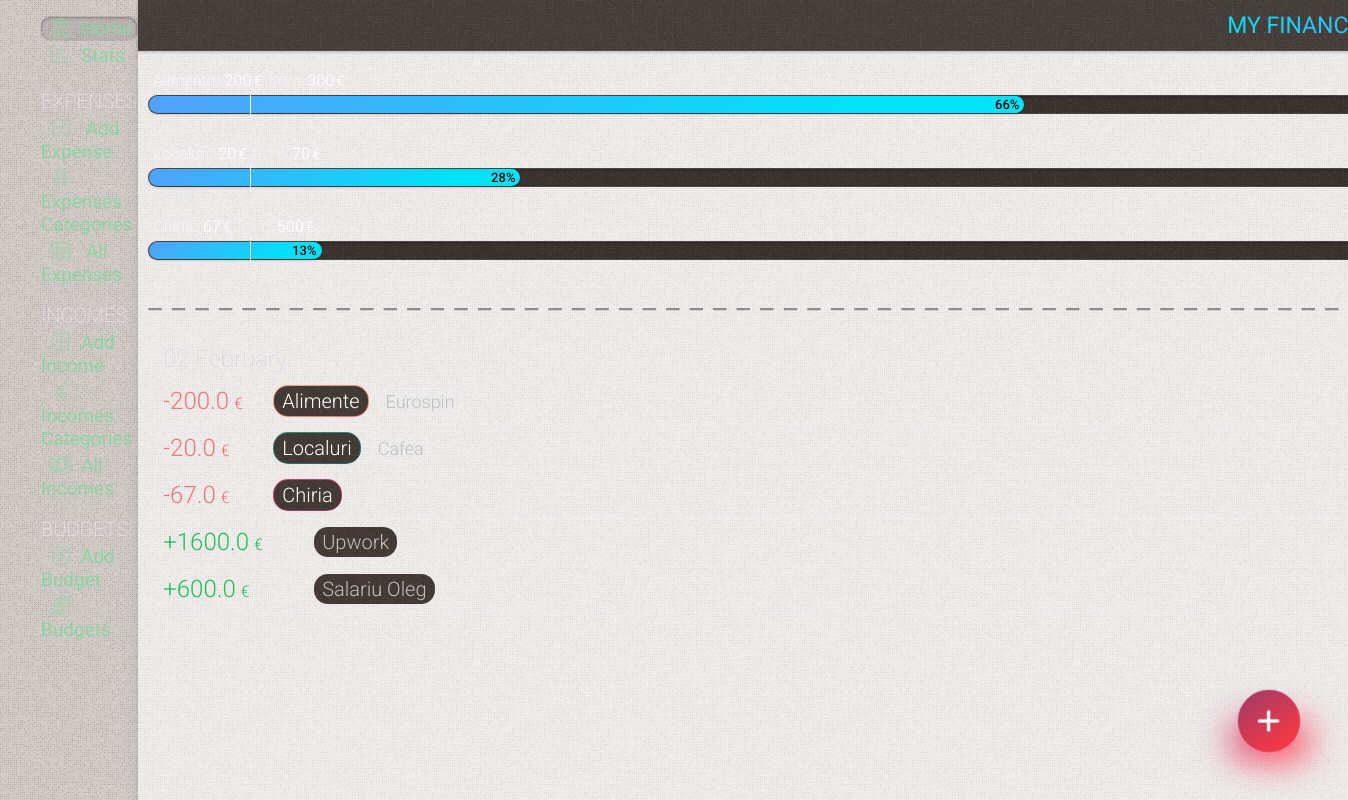
The page / on the database its author committed.
### tables this page shows
CREATE TABLE budget
(
    id       INTEGER PRIMARY KEY AUTOINCREMENT,
    amount   REAL    NOT NULL,
    category INTEGER NOT NULL

);

CREATE TABLE expenses
(
    id          INTEGER PRIMARY KEY AUTOINCREMENT,
    date        TIMESTAMP NOT NULL DEFAULT CURRENT_TIMESTAMP,
    sum         REAL      NOT NULL,
    category    INTEGER   NOT NULL,
    subcategory INTEGER   NOT NULL,
    comment     TEXT

);

CREATE TABLE categories
(
    id    INTEGER PRIMARY KEY AUTOINCREMENT,
    name  TEXT NOT NULL,
    color TEXT,
    state TEXT DEFAULT false
);

CREATE TABLE subcategories
(
    id          INTEGER PRIMARY KEY AUTOINCREMENT,
    name        TEXT    NOT NULL,
    category_id INTEGER NOT NULL,
    state       TEXT DEFAULT false

);

### app.py (the view)
@app.route('/')
def index():
    conn = get_db_connection()
    this_month_transactions = conn.execute(
        "SELECT expenses.id, "
        "strftime('%Y', date) as year, "
        "strftime('%m', date) as month, "
        "strftime('%d', date) as day, "
        "categories.name as category, "
        "categories.color as color, "
        "subcategories.name as subcategory, "
        "sum, "
        "comment "
        "FROM expenses "
        "LEFT JOIN categories on categories.id = expenses.category "
        "LEFT JOIN subcategories on subcategories.id = expenses.subcategory "
        "WHERE strftime('%Y', date) = strftime('%Y', date('now')) AND strftime('%m', date) = strftime('%m', date('now')) "

        "UNION ALL "
        "SELECT incomes.id, "
        "strftime('%Y', date) as year, "
        "strftime('%m', date) as month, "
        "strftime('%d', date) as day, "
        "categories_income.name as category, "
        "NULL as color, "
        "NULL as subcategory, "
        "amount, "
        "comment "
        "FROM incomes "
        "LEFT JOIN categories_income on categories_income.id = incomes.category "
        # "LEFT JOIN subcategories on subcategories.id = incomes.subcategory "
        "WHERE strftime('%Y', date) = strftime('%Y', date('now')) AND strftime('%m', date) = strftime('%m', date('now')) "
        "ORDER BY day DESC "
    ).fetchall()
    sum_months = conn.execute(
        "SELECT "
        "sum, strftime('%m', date) as month, strftime('%Y', date) as year "
        "FROM expenses "
    ).fetchall()
    sum_months_income = conn.execute(
        "SELECT "
        "amount, strftime('%m', date) as month, strftime('%Y', date) as year "
        "FROM incomes "
    ).fetchall()
    budgets = conn.execute(
        "SELECT SUM(sum) as su, "
        "categories.name as categor, "
        "budget.amount as amount "
        "FROM  expenses "
        "LEFT JOIN categories on categories.id = expenses.category "
        "LEFT JOIN budget on categories.id = budget.category "
        "WHERE strftime('%m.%Y', date) = strftime('%m.%Y','now') "
        "GROUP BY expenses.category "
        "LIMIT 5"
    ).fetchall()
    this_year = datetime.now().year
    this_month = datetime.now().month
    category_sum_total = conn.execute(
        "SELECT  sum, categories.name as category, strftime('%m', date) as month, strftime('%Y', date) as year "
        "FROM expenses  "
        "LEFT JOIN categories on categories.id = expenses.category "
    ).fetchall()
    budgets2 = conn.execute(
        "SELECT SUM(sum) as su, "
        "budget.id as bid, "
        "categories.name as categor, "
        "categories.color as color, "
        "budget.amount as amount "
        "FROM  expenses "
        "LEFT JOIN categories on categories.id = expenses.category "
        "LEFT JOIN budget on categories.id = budget.category "
        "WHERE strftime('%m.%Y', date) = strftime('%m.%Y','now') and amount != '' "
        "GROUP BY bid "
        "LIMIT 3"
    ).fetchall()
    conn.close()
    now = datetime.now()
    days_in_month = calendar.monthrange(now.year, now.month)[1]
    current_day = datetime.now().day
    return render_template('index.html', title='My Finance Tracker', gradient='text-gradient-blue',
                           this_month_transactions=this_month_transactions, sum_months=sum_months,
                           sum_months_income=sum_months_income, category_sum_total=category_sum_total,
                           this_year=this_year, this_month=this_month, budgets2=budgets2, days_in_month=days_in_month,
                           current_day=current_day)

### app.py (called while the page is built)
def get_db_connection():
    conn = sqlite3.connect('static/database.db')
    conn.row_factory = sqlite3.Row
    return conn

@app.template_filter('month_name')
def month_name(month_number):
    return calendar.month_name[month_number]

### templates/index.html (shortened to what this page needs)
{% extends 'base.html' %} {% block content %}
	<div class="page_title {{ gradient }}" >
		<span >{% block title %} {{ title }} {% endblock %}</span >
	</div >
	<div class="content w-full" >
		<div class="flex flex-col w-full" >
			<div class="budgets budgets-home flex flex-col gap-30" >
				{% for su, bid, categor, color, amount in budgets2 %}
					<div class="flex" >
						<div class="budget-wrap  {{ color }}" >
							<div class="budget-wrap-span" >
								{% set per = su * 100 / amount %}
								{% set today = current_day * 100 / days_in_month %}
								<div class="budget-header subtitle2 flex-1" >
									<div class="budget-title" >{{ categor }}:</div >
									<div class="budget-su {% if per > 100 %} over{% endif %}
									{% if 75 < per < 100 %} startover{% endif %}" >{{ su|int }} <span >&euro;</span ></div >
									<div class="budget-from" >from</div >
									<div class="budget-amount" >{{ amount|int }}<span >&euro;</span ></div >
										{% set remained = amount - su %}
								</div >
								<div class="budget-progress" >
									<div class="progress
									" style="width:{{ per|int }}%" >{{ per|int }}%
									</div >
									<div class="budget-progress-hide" >
									</div >
								</div >
							</div >
						</div >
					</div >
				{% endfor %}
			</div >
			<div class="divider" ></div >
			<div class="cards relative mt-10" >
				{% for key, list in this_month_transactions|groupby('day')|sort(attribute='0', reverse=True) %}
					<div class="cards-day" >{{ key }} {{ this_month|int|month_name }}</div >
					{% for id, year, month, day,  category, color, subcategory, sum, comment in list %}
						<div
								class="card flex items-center relative overflow-hidden flex-wrap {% if not color %} card-income {% endif %}" >
							<div class="flex items-center w-full" >
								<div class="card-info flex flex-1" >
									<div class="flex flex-1" >
										<span class="card-amount flex items-center" >  {{ sum }} <span >&euro;</span > </span >
										<div class="flex flex-col justify-center ml-15" >
											<div class="flex items-center" >
												<span class="{{ color }} card-category" ><span >{{ category }}</span >    </span >
												{% if (subcategory != '') and (subcategory !=None) %}
													<span class="card-subcategory ml-10" >  {{ subcategory }}  </span >
												{% endif %}
											</div >
										</div >
									</div >
								</div >
							</div >
						</div >
					{% endfor %}
				{% endfor %}
			</div >
		</div >
	</div >
{% endblock %}

### templates/base.html (shortened to what this page needs)
<!DOCTYPE html>
<html lang="en" class="dark-theme" >
<head >
	<link rel="stylesheet" href="{{ url_for('static', filename= 'css/splide.min.css') }}" />
	<link rel="stylesheet" href="https://cdnjs.cloudflare.com/ajax/libs/font-awesome/6.0.0-beta3/css/all.min.css" />
	<link rel="stylesheet" href="{{ url_for('static', filename= 'css/mmenu.css') }}" />
	<link rel="stylesheet" href="{{ url_for('static', filename= 'css/styles.css') }}" />
</head >
<body class="w-full flex flex-col" >
<div class="flex container w-full h-full flex-1" >
	<nav id="menu" >
		<ul class="list-menu" >
			<li {% if request.path == '/' %} class="active" {% endif %}><a href="{{ url_for('index') }}" ><i
					class="fa-solid fa-bank" ></i >Home</a ></li >
			<li class="list-stats {% if request.path == '/stats' %} active {% endif %}" ><a href="{{ url_for('stats') }}" ><i
					class="fa-regular fa-chart-bar" ></i >Stats</a >
			</li >
			<li class="list-title mt-20" ><span >Expenses</span >
			<li class="list-expense {% if request.path == '/add' %} active {% endif %}" ><a href="{{ url_for('add') }}" >
				<i class="fa fa-regular fa-square-minus" ></i >
				Add Expense</a >
			</li >
			<li class="list-expense {% if request.path == '/categories' or title == 'Edit Category' or title == 'Edit Subcategory' %} active {% endif %}" >
				<a href="{{ url_for('categories') }}" >
					<i class="fa fa-grip-vertical" ></i >
					Expenses Categories</a >
			</li >
			<li class="list-expense {% if request.path == '/all-expenses' %} active {% endif %}" >
				<a href="{{ url_for('all_expenses') }}" >
					<i class="fa fa-solid fa-table-list" ></i >
					All Expenses</a >
			</li >
			</li >
			<li class="list-title" ><span >Incomes</span >
			<li class="list-income {% if request.path == '/add_income' %} active {% endif %}" ><a
					href="{{ url_for('add_income') }}" ><i class="fa fa-regular fa-square-plus" ></i >Add
																																														Income</a >
			</li >
			<li class="list-income {% if request.path == '/categories_income' or title == 'Edit Category Income' %} active {% endif %}" >
				<a href="{{ url_for('categories_income') }}" ><i class="fa fa-solid fa-euro-sign" ></i >Incomes
																																																Categories</a >
			</li >
			<li class="list-income {% if request.path == '/incomes' %} active {% endif %}" ><a
					href="{{ url_for('incomes') }}" ><i class="fa fa-solid fa-money-bill-1-wave" ></i >All
																																														 Incomes</a >
			</li >
			</li >
			<li class="list-title" ><span >Budgets</span >
			<li class="list-budget {% if request.path == '/add_budget' %} active {% endif %}" ><a
					href="{{ url_for('add_budget') }}" ><i class="fa fa-regular fa-square-plus" ></i >Add
																																														Budget</a >
			</li >
			<li class="list-budget {% if request.path == '/budgets' or title == 'Edit Budget' %} active {% endif %}" ><a
					href="{{ url_for('budgets') }}" ><i class="fa-solid fa-coins" ></i >Budgets</a ></li >
			</li >
		</ul >
	</nav >
	<div class="right-container overflow--hidden flex-1 " >
		{% block content %} {% endblock %}
	</div >
</div >
{% if request.path == '/' or request.path == '/all-expenses' %}
	<a href="/add" class="fancy-button  bg-gradient-red add" ><span ><i class="fa-solid fa-plus" ></i ></span ></a >
{% elif request.path == '/incomes' %}
	<a href="/add_income" class="fancy-button  bg-gradient-green add" ><span ><i
			class="fa-solid fa-plus" ></i ></span ></a >
{% endif %}
<link rel="stylesheet" href="https://cdn.jsdelivr.net/npm/flatpickr/dist/flatpickr.min.css" >
</body >
</html >

### static/css/mmenu.css (style rules this page uses)
:root { --mm-line-height: 20px; --mm-listitem-size: 38px; --mm-navbar-size: 44px; --mm-offset-top: 0; --mm-offset-right: 0; --mm-offset-bottom: 0; --mm-offset-left: 0; --mm-color-border: rgba(0, 0, 0, 0.1); --mm-color-button: rgba(0, 0, 0, 0.3); --mm-color-text: rgba(0, 0, 0, 0.75); --mm-color-text-dimmed: rgba(0, 0, 0, 0.3); --mm-color-background: #f3f3f3; --mm-color-background-highlight: rgba(0, 0, 0, 0.05); --mm-color-background-emphasis: rgba(255, 255, 255, 0.4); --mm-shadow: 0 0 10px rgba(0, 0, 0, 0.3) }
:root { --mm-iconbar-size: 50px }
:root { --mm-iconpanel-size: 50px }
:root { --mm-sidebar-collapsed-size: 50px; --mm-sidebar-expanded-size: 440px }

### rows shown on the page
budget: categor "Alimente", su "200", amount "300", per "66"
budget: categor "Localuri", su "20", amount "70", per "28"
budget: categor "Chiria", su "67", amount "500", category "13"
expenses: sum "200.0", name "Alimente", name "Eurospin"
expenses: sum "20.0", name "Localuri", name "Cafea"
expenses: sum "67.0", name "Chiria"

### other values the page prints
{{ title }} "MY…"
{{ sum }} "1600.0" "600.0"
{{ category }} "Upwork" "Salariu Oleg"
